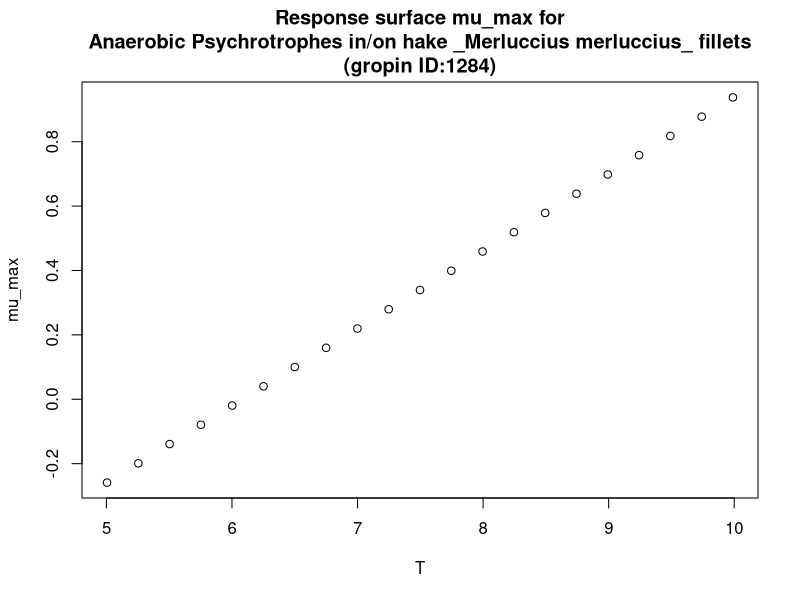

Source code (R):
#############################
# start of Parameter script
#############################
T <- seq(5.005,9.99000999000999,length.out=21)
#############################
# end of Parameter script
#############################
############################# 
# start of Model script Gropin ID 1284 
#############################
 
# constant coefficients for this model
 
variables <- data.frame(T)
argumentsPar <- expand.grid(variables)
 
# heart of the model
response_surface <- function(T) {
   mumax <-0.240*T-1.46

return(mumax=mumax)
} 

# output parameters
mumax <- cbind(argumentsPar,response_surface(argumentsPar['T']))
colnames(mumax) <- c(colnames(argumentsPar),'mumax')
#############################
# End of Model script
#############################
############################# 
# start of Visualisation script Gropin ID 1284 
#############################
plot(T,mumax$mumax,
                          xlab='T',
                          ylab='mu_max',main='Response surface mu_max for
Anaerobic Psychrotrophes in/on hake _Merluccius merluccius_ fillets
(gropin ID:1284)')
#############################
# End of Visualisation script
#############################
